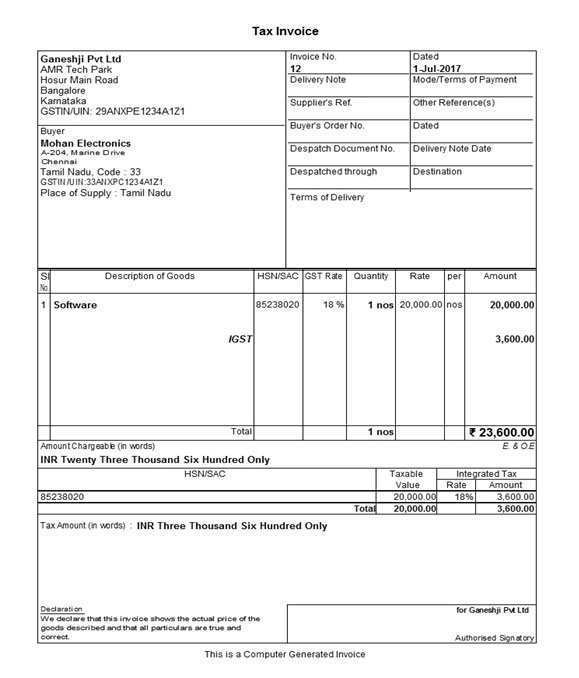
#> input picture data/raw_invoices/32-Report-Tax-Invoice-Format-Under-Gst-Download-with-Tax-Invoice-Format-Under-Gst.jpg, 579 x 678 px
$ python -i preprocess.py   (imports and definitions only)
#> lines starting #> are read from the running program, lines starting #| are printed output that depends on the picture; after the words box and inside, x2 and y2 are one past the last pixel; in counts of white or black regions, pixels touching at a corner belong together
import cv2
import os
from app.config.settings import PROCESSED_DIR

def preprocess_image(image_path):
    os.makedirs(PROCESSED_DIR, exist_ok=True)

    img = cv2.imread(image_path)
#> img is the input picture: shape (678, 579, 3); min 0, max 255, mean 241.4
    gray = cv2.cvtColor(img, cv2.COLOR_BGR2GRAY)
    blur = cv2.GaussianBlur(gray, (5, 5), 0)
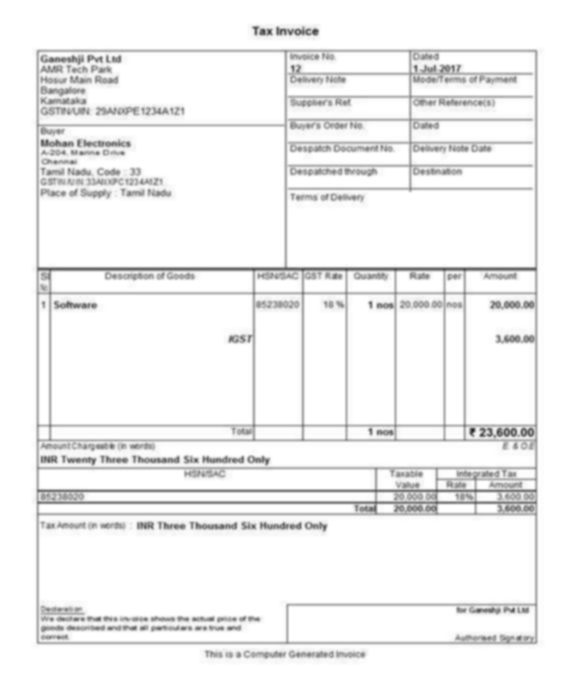
#> blur: shape (678, 579); min 37, max 255, mean 241.4

    thresh = cv2.adaptiveThreshold(
        blur, 255,
        cv2.ADAPTIVE_THRESH_GAUSSIAN_C,
        cv2.THRESH_BINARY, 11, 2
    )
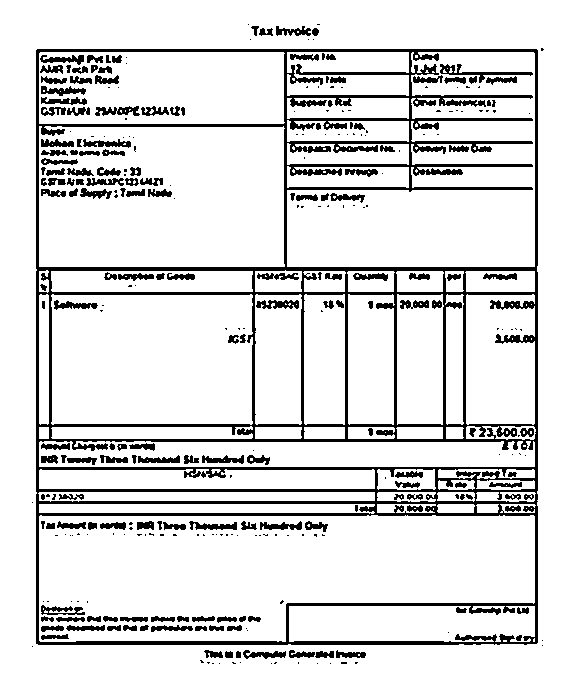
#> thresh: shape (678, 579); 86.9% white; 319 black regions (152 under 20 px), largest, box (x1, y1, x2, y2) and area: (36, 49, 538, 645) 34528, (440, 64, 533, 83) 394, (95, 106, 140, 116) 263

    filename = os.path.basename(image_path)
    output_path = os.path.join(PROCESSED_DIR, filename)
    cv2.imwrite(output_path, thresh)

    return thresh

>>> result = preprocess_image('../../data/raw_invoices/32-Report-Tax-Invoice-Format-Under-Gst-Download-with-Tax-Invoice-Format-Under-Gst.jpg')

$ run again, on data/raw_invoices/simplified-_tax_invoice_uae.jpg
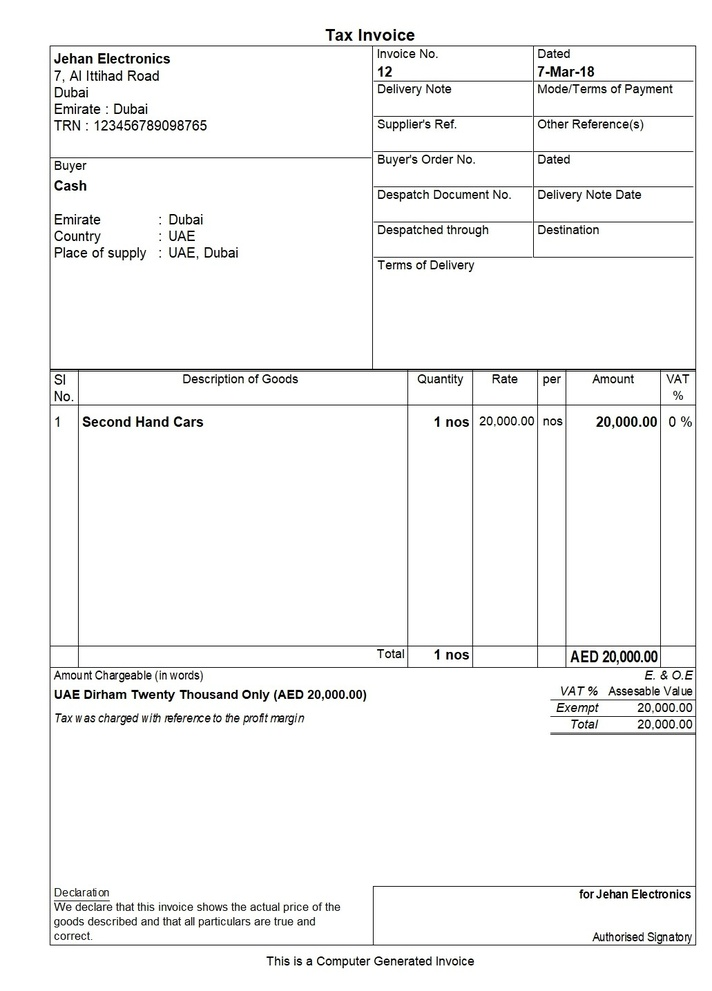
#> input picture data/raw_invoices/simplified-_tax_invoice_uae.jpg, 712 x 991 px, shrunk from 1031 x 1435 before the run
#> in preprocess_image, img is the input picture: shape (991, 712, 3); mean B, G, R 245.1, 245.3, 245.2
#> in preprocess_image, `thresh = cv2.adaptiveThreshold( blur, 255, cv2.ADAPTIVE_THRESH_GAUSSIA..`:
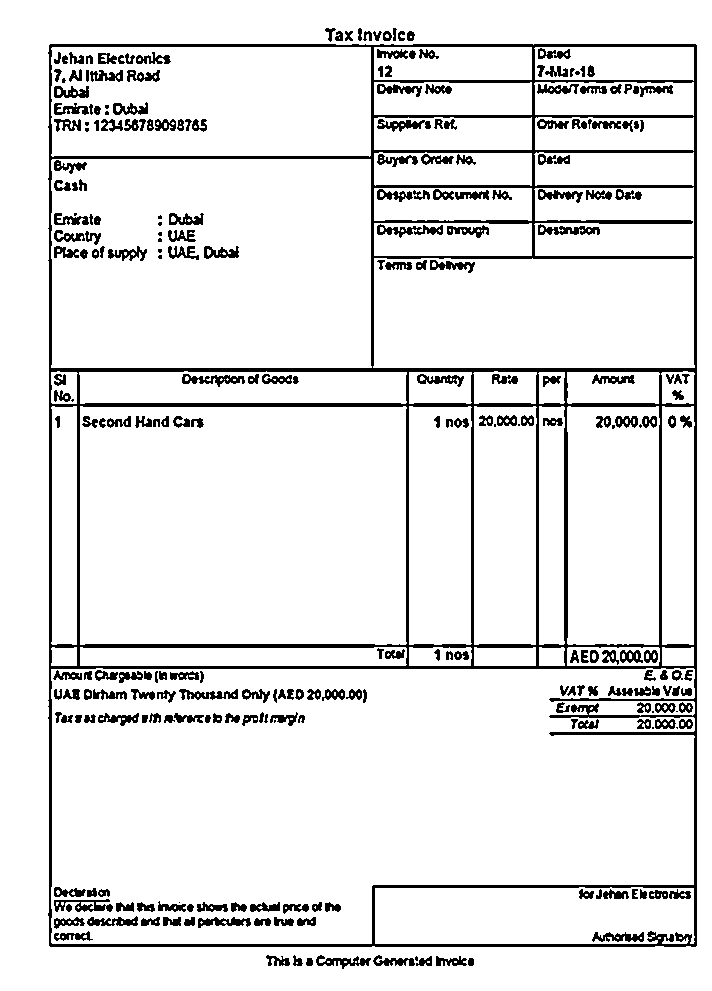
#> thresh: shape (991, 712); 90.9% white; 286 black regions (25 under 20 px), largest, box (x1, y1, x2, y2) and area: (48, 44, 697, 947) 34083, (377, 224, 443, 238) 399, (54, 899, 113, 912) 393
